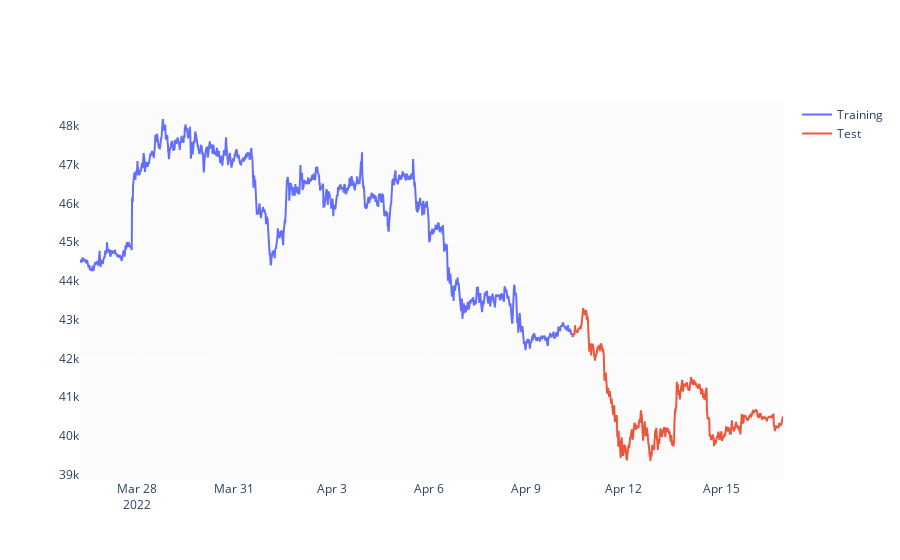

Notebook source saved alongside this figure:
### Markdown cell above
Split stock data frame into two subsets: training ($70\%$)and test ($30\%$) sets. Calculated split indices and create separate dataframes (train_df, test_df). Frames have been ploted in the chart below.

### Code cell
test_size  = 0.30
test_split_idx  = int(btc_df.shape[0] * (1-test_size))

train_df  = btc_df.loc[:test_split_idx - 1].copy()
test_df   = btc_df.loc[test_split_idx:].copy()

fig = go.Figure()
fig.add_trace(go.Scatter(x=train_df.time, y=train_df.close, name='Training'))
fig.add_trace(go.Scatter(x=test_df.time,  y=test_df.close,  name='Test'))
fig.show()
fig.write_image(f'images/{img_name}traintest.png')

### Figure 1 — Plotly figure (JSON) as saved in the notebook; plotly's stock layout.template omitted (floating-point values rounded to 4 significant figures; data arrays with more than 128 entries replaced by an {"elided": "..."} marker saying what was removed)
{"data": [{"name": "Training", "type": "scatter", "x": {"elided": "1456 str values"}, "y": {"elided": "1456 float values"}}, {"name": "Test", "type": "scatter", "x": {"elided": "624 str values"}, "y": {"elided": "624 float values"}}], "layout": {"autosize": true, "xaxis": {"autorange": true, "range": ["2022-03-26 06:00", "2022-04-16 21:45"], "type": "date"}, "yaxis": {"autorange": true, "range": [38860.0, 48670.0], "type": "linear"}}}
